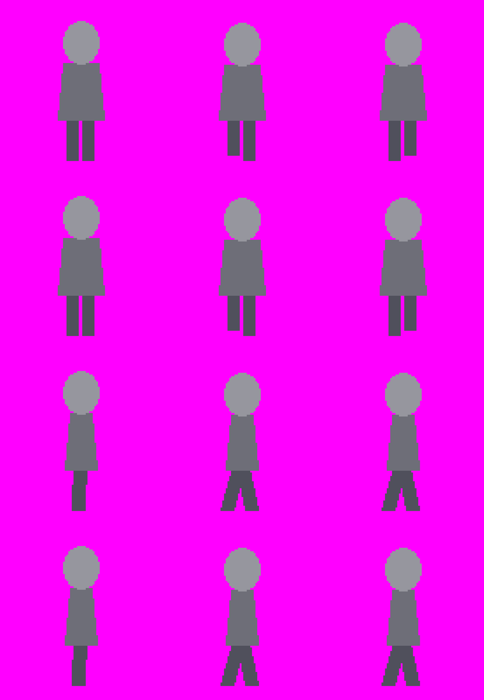
#> input picture chronicle2/twilight/build/party/priest/guide7_q.png, 484 x 700 px
$ python build.py guide7_q.png guide_run.png guide_run.png guide_run.png guide_run.png 3
#> lines starting #> are read from the running program, lines starting #| are printed output that depends on the picture; after the words box and inside, x2 and y2 are one past the last pixel; in counts of white or black regions, pixels touching at a corner belong together
"""Raw magenta sheets of the priestess -> walk sheet and run sheet (384x1024 each, 96x128 frames, foot anchor 48,120),
figure 76 art px tall, one shared palette.
  walk raws: main 4x3 (down, up, left, right) and diag 4x3 (down_left, down_right, up_left, up_right); cols stand, L, R
  run raws:  main 4x4 and diag 4x4, same row order; cols L lands, air, R lands, air
usage: python3 build.py <walk_main> <walk_diag> <run_main> <run_diag> <out_dir> [ncolors] [tune.json]
a raw argument may also be 4 comma-separated 'path:row' entries (rows taken from different raws).
tune.json (optional): {"walk_h": {"main": [..4], "diag": [..4]}, "run_k": {"main": [..4], "diag": [..4]},
                       "run_off": {...}, "lift": {...}}"""
import sys, os, json
import numpy as np
from PIL import Image
from scipy import ndimage as nd
TOOLS = '/home/user/others/chronicle/design/sprite_pipe/tools'
sys.path.insert(0, TOOLS)
import pixlib as P
sys.path.insert(0, os.path.dirname(os.path.abspath(__file__)))
import shape
walk_main, walk_diag, run_main, run_diag, out = sys.argv[1:6]
NCOL = int(sys.argv[6]) if len(sys.argv) > 6 else 26
tune = json.load(open(sys.argv[7])) if len(sys.argv) > 7 else {}
TARGET = 76
CW, CH, AX, AY = 96, 128, 48, 120
os.makedirs(out, exist_ok=True)


def cut(path, rows, cols):
#> called with path = 'guide7_q.png', rows = 1, cols = 3
    rgb = np.array(Image.open(path).convert('RGB'))
#> rgb is the input picture: shape (700, 484, 3); mean R, G, B 234.5, 16.9, 236
    H, W = rgb.shape[:2]
#> H = 700; W = 484
    ch = 700.0; cw = 644.0                                   # the guide's cells
    r, g, b = [rgb[..., i].astype(int) for i in range(3)]
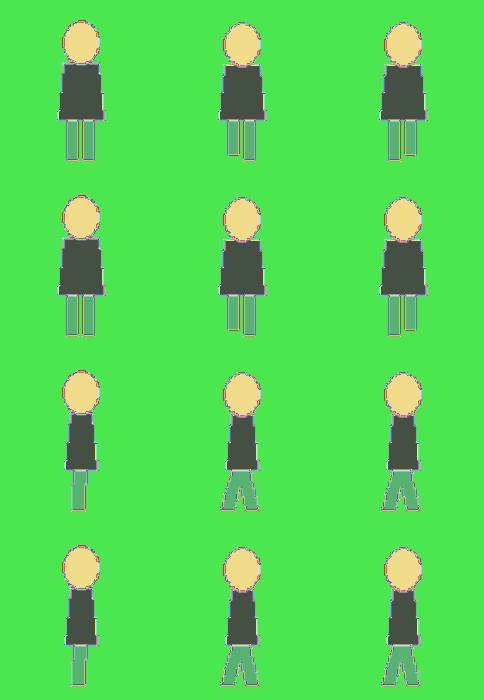
#> r: shape (700, 484) int64; 165 distinct labels, from 64 to 255; one colour per label, 0 black
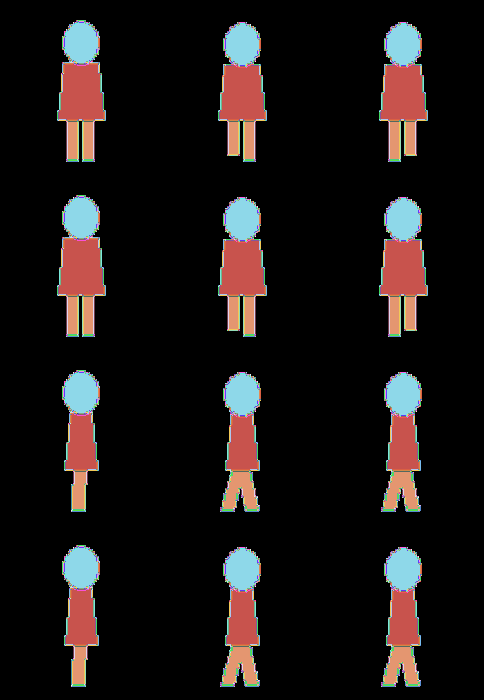
#> g: shape (700, 484) int64; 137 distinct labels, from 0 to 163; one colour per label, 0 black
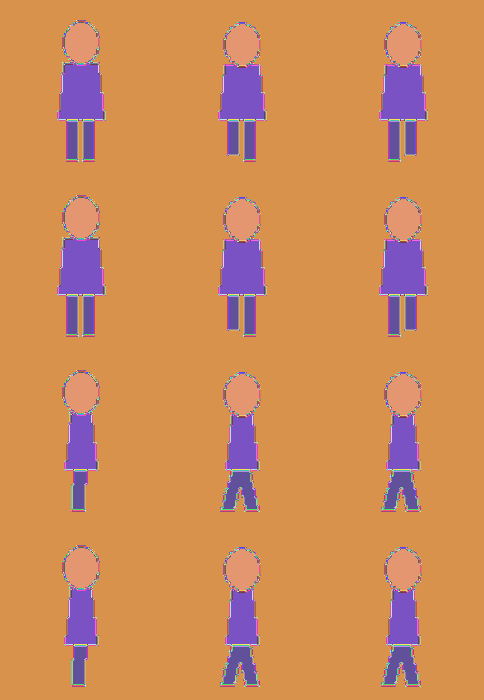
#> b: shape (700, 484) int64; 153 distinct labels, from 78 to 255; one colour per label, 0 black
    cast = np.minimum(r, b) - g
    fg = ~((cast > 80) & (r > 150) & (b > 150))
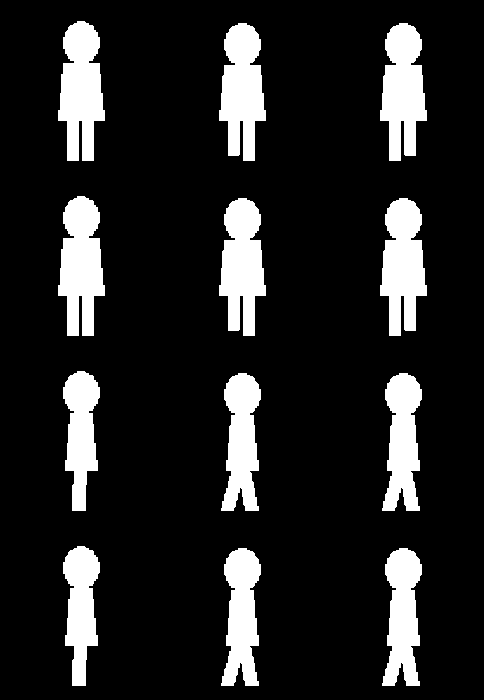
#> fg: shape (700, 484) bool; 14.5% white; 12 white regions, largest, box (x1, y1, x2, y2) and area: (58, 21, 105, 161) 4593, (58, 196, 105, 336) 4593, (219, 23, 266, 161) 4461
    fg = nd.binary_opening(fg, iterations=1)
#> fg: shape (700, 484) bool; 14.4% white; 12 white regions, largest, box (x1, y1, x2, y2) and area: (58, 21, 105, 161) 4568, (58, 196, 105, 336) 4568, (219, 23, 266, 161) 4441
    spill = (cast > 58) & nd.binary_dilation(~fg, iterations=3)          # magenta-blended rim pixels
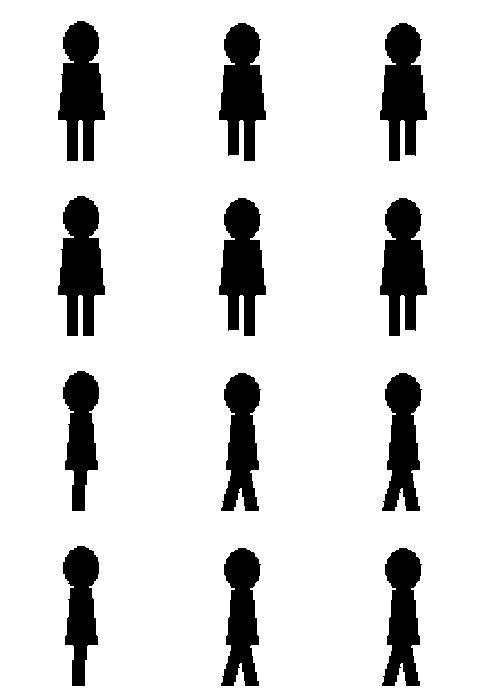
#> spill: shape (700, 484) bool; 86% white; 12 black regions, largest, box (x1, y1, x2, y2) and area: (58, 21, 105, 161) 4444, (58, 196, 105, 336) 4444, (219, 23, 266, 161) 4305
    fg &= ~spill
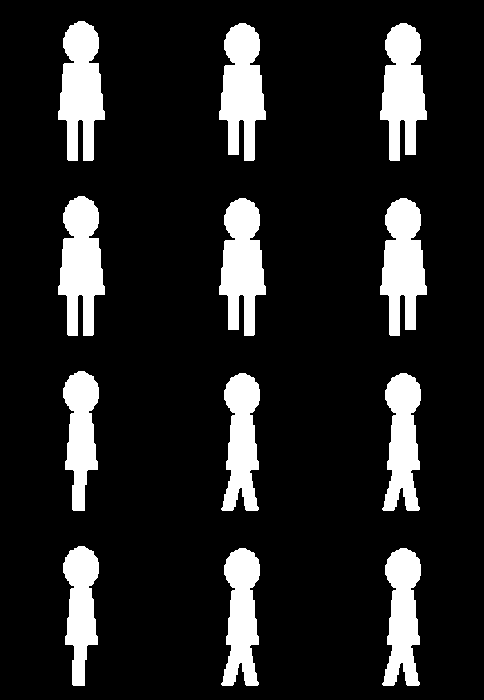
#> fg: shape (700, 484) bool; 14% white; 12 white regions, largest, box (x1, y1, x2, y2) and area: (58, 21, 105, 161) 4428, (58, 196, 105, 336) 4428, (219, 23, 266, 161) 4295
    lab, n = nd.label(fg, structure=np.ones((3, 3)))
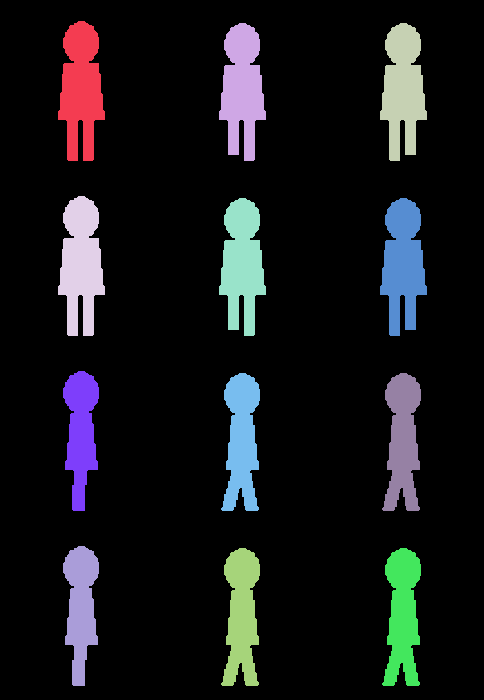
#> lab: shape (700, 484) int32; 13 distinct labels, from 0 to 12; one colour per label, 0 black
#> n = 12
    sizes = nd.sum(fg, lab, range(1, n + 1)); cents = nd.center_of_mass(fg, lab, range(1, n + 1))
#> after `sizes = nd.sum(fg, lab, range(1, n + 1))`: sizes = [4428, 4295, 4295, 4428, 4295, 4295, 3260, 3692, 3692, 3260, 3692, 3692]
#> after `cents = nd.center_of_mass(fg, lab, range(1, n + 1))`: cents = [(88.62, 80.69), (88.45, 241.8), (88.45, 402.6), (263.6, 80.69), (263.5, 241.8), (263.5, 402.6), (432.2, 80.51), (440.6, 241.4), (440.6, 402.4), (607.2, 80.51), (615.6, 241.4), (615.6, 402.4)]
    big = [(s, c, i + 1) for i, (s, c) in enumerate(zip(sizes, cents)) if s >= 4000]
#> big = [(4428, (88.62, 80.69), 1), (4295, (88.45, 241.8), 2), (4295, (88.45, 402.6), 3), (4428, (263.6, 80.69), 4), (4295, (263.5, 241.8), 5), (4295, (263.5, 402.6), 6)]
    # cells from the big components themselves (the generator does not always keep the guide's cells)
    ysort = sorted(big, key=lambda t: t[1][0])
#> ysort = [(4295, (88.45, 241.8), 2), (4295, (88.45, 402.6), 3), (4428, (88.62, 80.69), 1), (4295, (263.5, 241.8), 5), (4295, (263.5, 402.6), 6), (4428, (263.6, 80.69), 4)]
#> (the run stopped early here; a loop or call above may not have finished)
